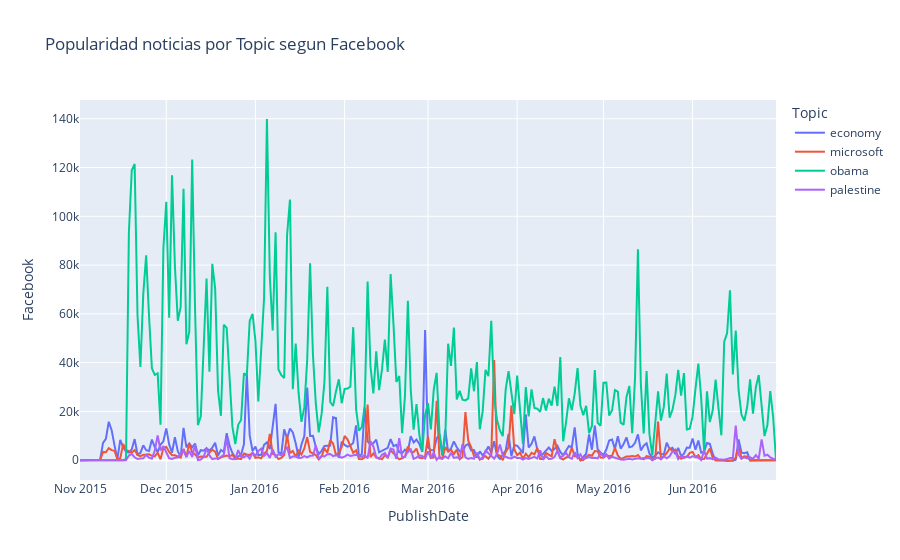

Write notebook code for a chart like this one.
### Markdown cell above
## Facebook

### Code cell
x_col, Title = 'Topic', 'Popularidad noticias por Topic segun Facebook'
filtro = data['PublishDate'].between(pd.to_datetime('2015-11-01'),pd.to_datetime('2016-06-30'))
dfg1 = data[filtro].groupby([x_col, data['PublishDate'].dt.to_period('D').dt.to_timestamp()],dropna=False)['Facebook'].sum().reset_index()
dfg1[x_col] = dfg1[x_col].fillna('').replace('','Nulo')
fig = px.line(dfg1, x="PublishDate", color=x_col, y="Facebook", title=Title)
fig.show()

### Figure 1 — Plotly figure (JSON) as saved in the notebook; plotly's stock layout.template omitted (floating-point values rounded to 4 significant figures; data arrays with more than 128 entries replaced by an {"elided": "..."} marker saying what was removed)
{"data": [{"hovertemplate": "Topic=economy<br>PublishDate=%{x}<br>Facebook=%{y}<extra></extra>", "legendgroup": "economy", "line": {"color": "#636efa", "dash": "solid"}, "marker": {"symbol": "circle"}, "mode": "lines", "name": "economy", "orientation": "v", "showlegend": true, "type": "scatter", "x": {"elided": "243 str values"}, "xaxis": "x", "y": {"elided": "243 int values"}, "yaxis": "y"}, {"hovertemplate": "Topic=microsoft<br>PublishDate=%{x}<br>Facebook=%{y}<extra></extra>", "legendgroup": "microsoft", "line": {"color": "#EF553B", "dash": "solid"}, "marker": {"symbol": "circle"}, "mode": "lines", "name": "microsoft", "orientation": "v", "showlegend": true, "type": "scatter", "x": {"elided": "243 str values"}, "xaxis": "x", "y": {"elided": "243 int values"}, "yaxis": "y"}, {"hovertemplate": "Topic=obama<br>PublishDate=%{x}<br>Facebook=%{y}<extra></extra>", "legendgroup": "obama", "line": {"color": "#00cc96", "dash": "solid"}, "marker": {"symbol": "circle"}, "mode": "lines", "name": "obama", "orientation": "v", "showlegend": true, "type": "scatter", "x": {"elided": "239 str values"}, "xaxis": "x", "y": {"elided": "239 int values"}, "yaxis": "y"}, {"hovertemplate": "Topic=palestine<br>PublishDate=%{x}<br>Facebook=%{y}<extra></extra>", "legendgroup": "palestine", "line": {"color": "#ab63fa", "dash": "solid"}, "marker": {"symbol": "circle"}, "mode": "lines", "name": "palestine", "orientation": "v", "showlegend": true, "type": "scatter", "x": {"elided": "243 str values"}, "xaxis": "x", "y": {"elided": "243 int values"}, "yaxis": "y"}], "layout": {"legend": {"title": {"text": "Topic"}, "tracegroupgap": 0}, "title": {"text": "Popularidad noticias por Topic segun Facebook"}, "xaxis": {"anchor": "y", "domain": [0, 1], "title": {"text": "PublishDate"}}, "yaxis": {"anchor": "x", "domain": [0, 1], "title": {"text": "Facebook"}}}}
